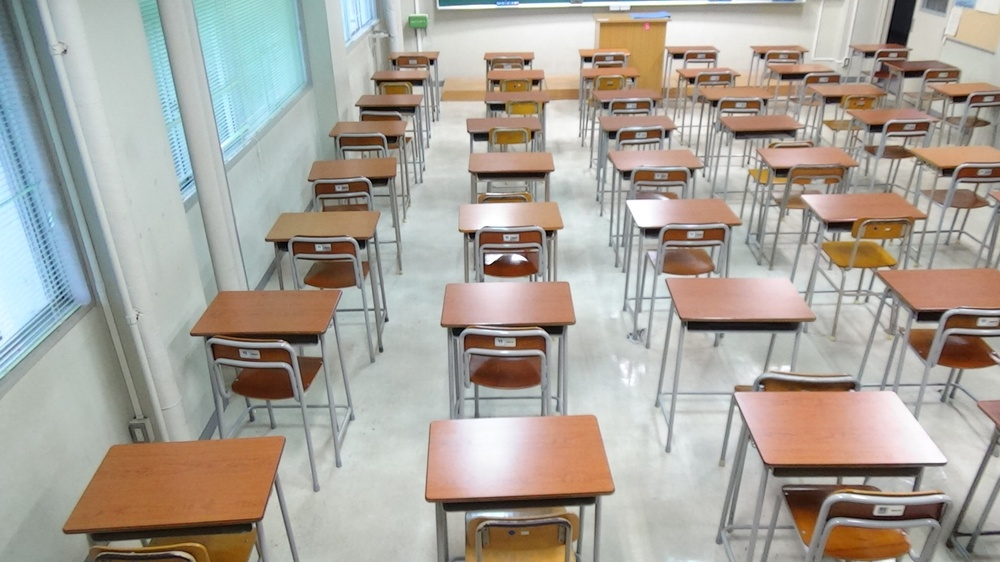
#> input picture ImageAnalysis/item/sample.JPG, 1000 x 562 px, shrunk from 1920 x 1080 before the run
$ python EdgeDetection.py   (older library calls are emulated)
#> lines starting #> are read from the running program, lines starting #| are printed output that depends on the picture
import cv2
import numpy as np

if __name__=="__main__":
    #cv2.namedWindow("Capture", cv2.WINDOW_AUTOSIZE)

    img = cv2.imread("item/sample.JPG")
#> img is the input picture: shape (562, 1000, 3); mean B, G, R 154.8, 163.3, 168.7

    gray_img = cv2.cvtColor(img, cv2.COLOR_RGB2GRAY)
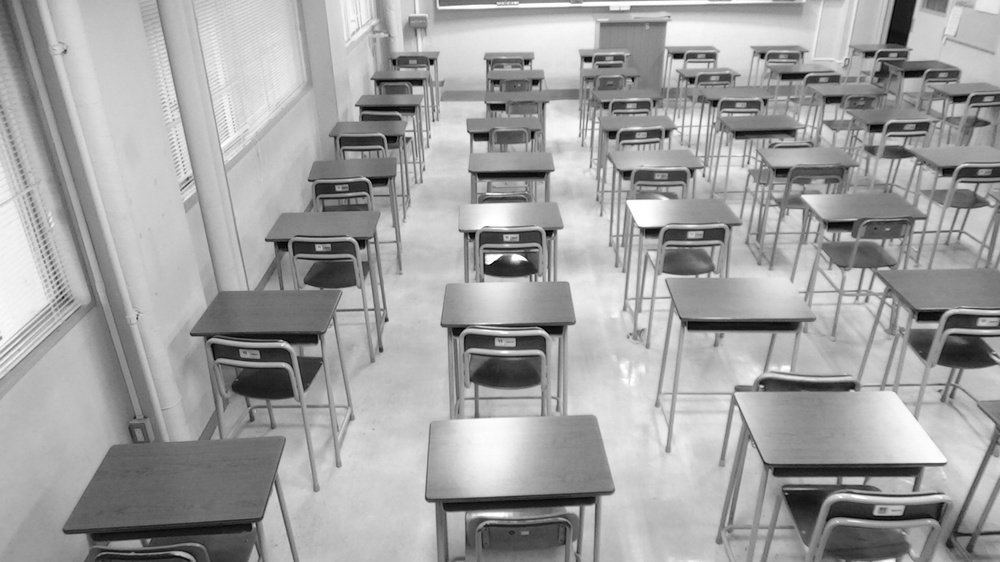
#> gray_img: shape (562, 1000); min 0, max 255, mean 161.4

    laplacian = gray_img
    #cv2.Laplacian(gray_img, laplacian, CV_32F)
	#cv2.convertScaleAbs(laplacian, laplacian)

    img_tmp = cv2.Sobel(gray_img, cv2.CV_32F, 1, 0)
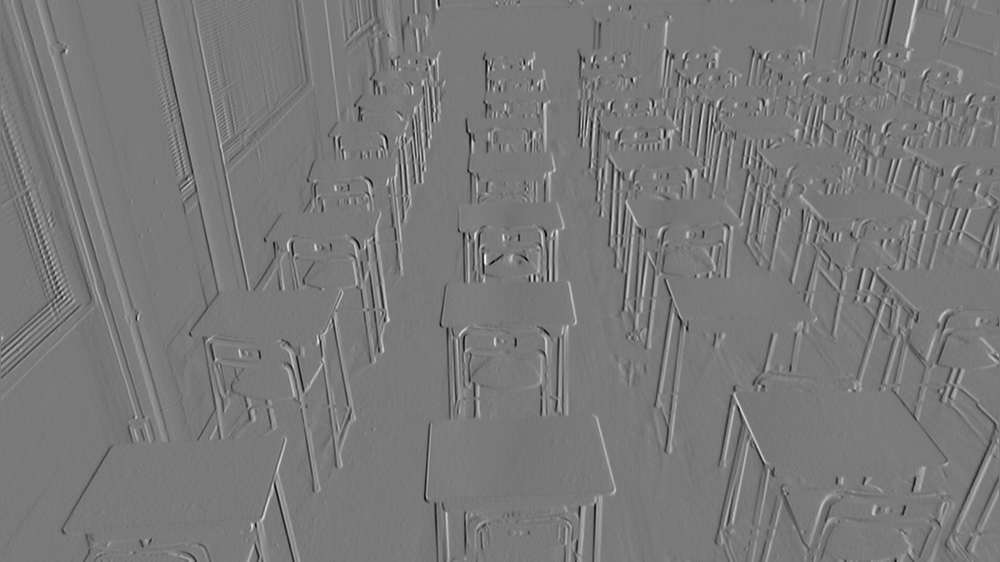
#> img_tmp: shape (562, 1000) float32; min -612, max 669, mean -0.3; drawn with min black and max white

    canny_img = cv2.Canny(gray_img, 50, 110)
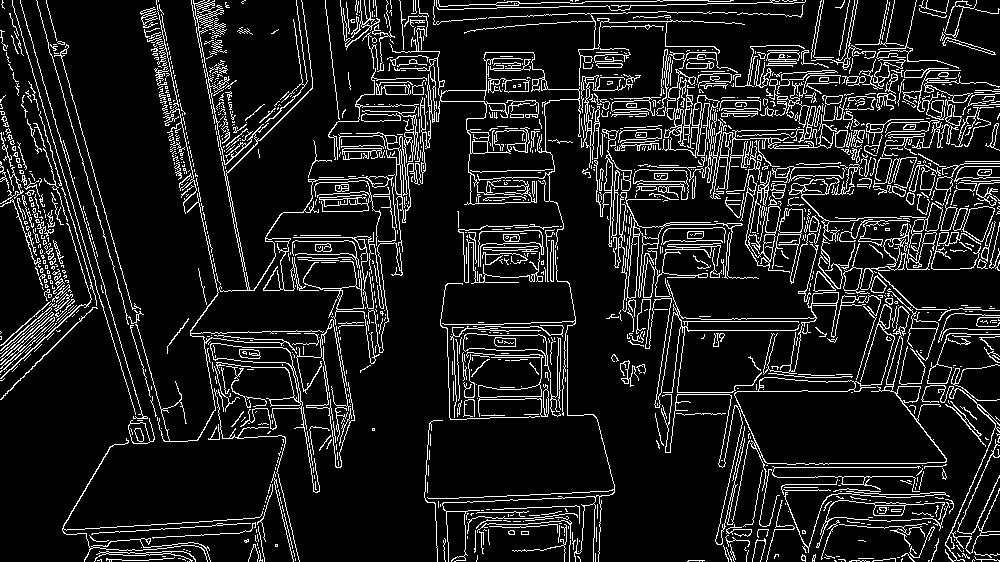
#> canny_img: shape (562, 1000); 11.4% white in thin lines or dots

    cv2.namedWindow("sample")
    cv2.imshow("canny", canny_img)
    cv2.imshow("sample", img)
    cv2.waitKey(0)

$ run again, with ImageAnalysis/item/DSC00248.JPG copied over ImageAnalysis/item/sample.JPG
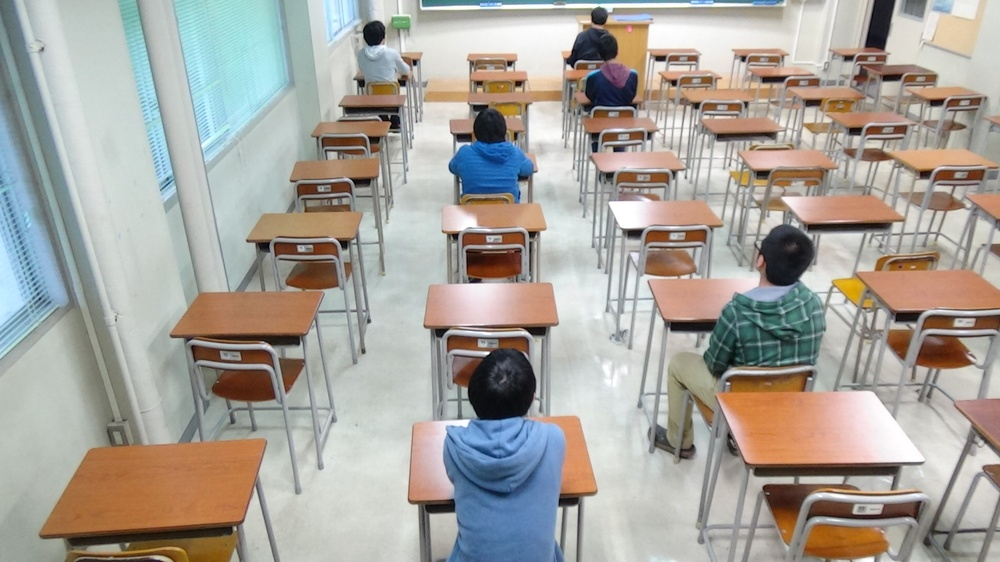
#> input picture ImageAnalysis/item/DSC00248.JPG, 1000 x 562 px, shrunk from 1920 x 1080 before the run
#> img is the input picture: shape (562, 1000, 3); mean B, G, R 156.4, 163.3, 167.2
#> `img_tmp = cv2.Sobel(gray_img, cv2.CV_32F, 1, 0)`:
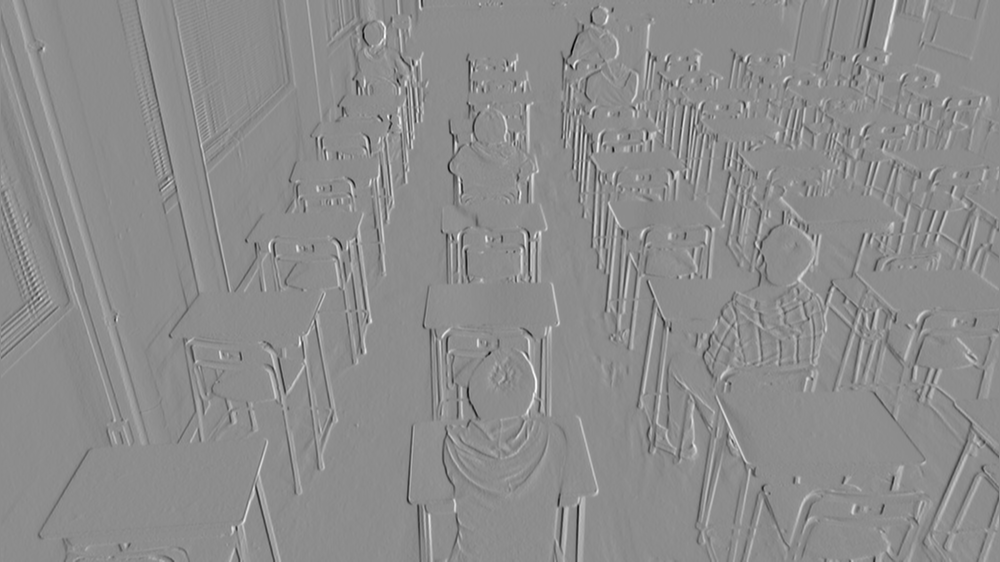
#> img_tmp: shape (562, 1000) float32; min -771, max 625, mean -0.2; drawn with min black and max white
#> `canny_img = cv2.Canny(gray_img, 50, 110)`:
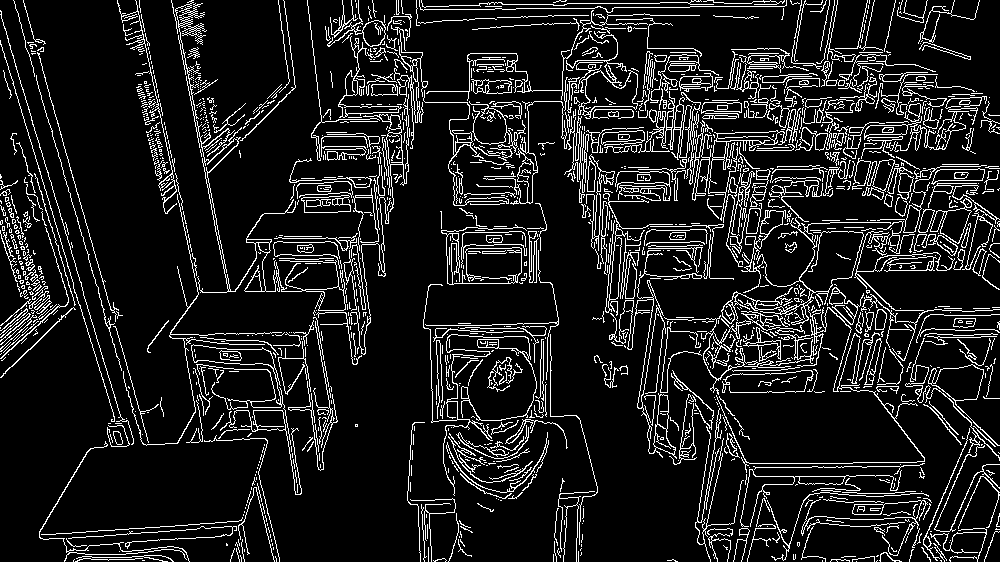
#> canny_img: shape (562, 1000); 11.6% white in thin lines or dots
